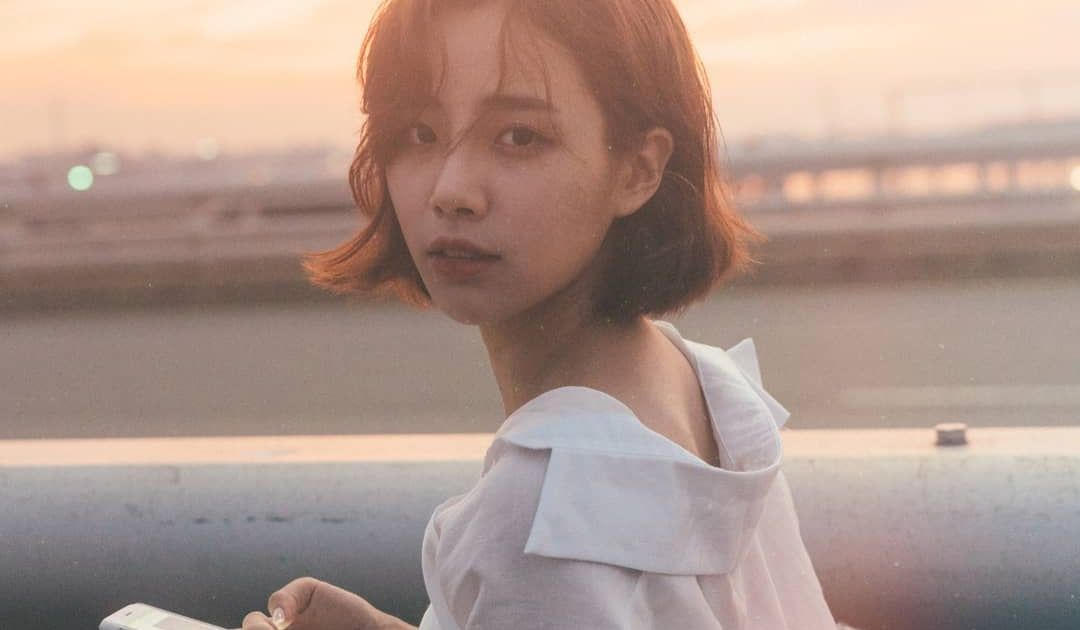
#> input picture image/portrait6.jpg, 1080 x 630 px
$ python detect_body.py
#> lines starting #> are read from the running program, lines starting #| are printed output that depends on the picture
import cv2
from matplotlib import pyplot as plt

body_cascade = cv2.CascadeClassifier('haarcascade_fullbody.xml')

img = cv2.imread("./image/portrait6.jpg")
#> img is the input picture: shape (630, 1080, 3); mean B, G, R 139.6, 149.4, 173.2
gray = cv2.cvtColor(img, cv2.COLOR_BGR2GRAY)
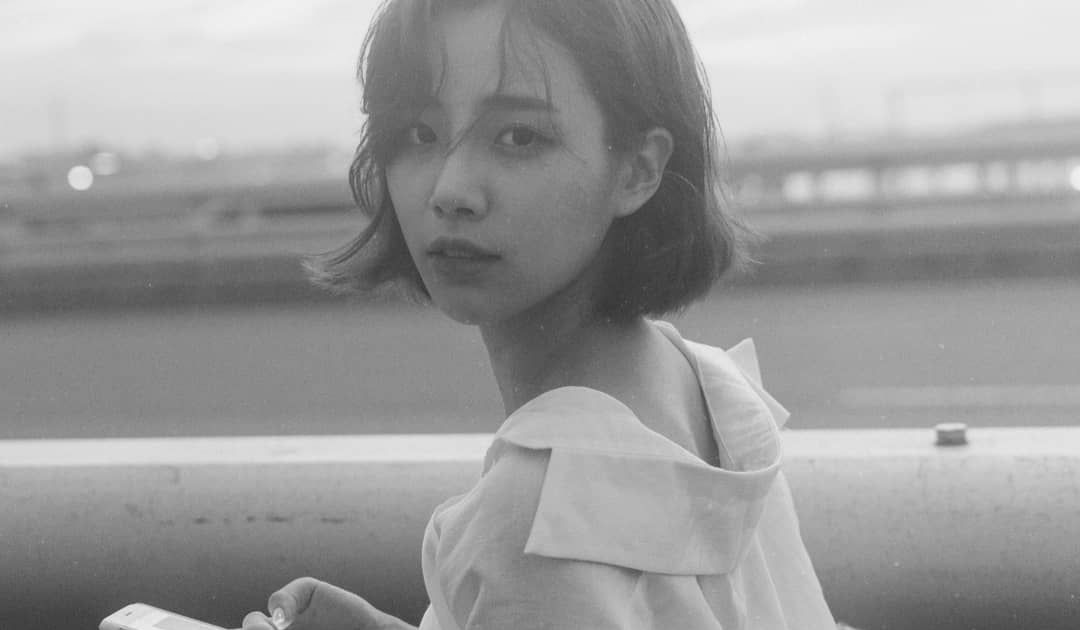
#> gray: shape (630, 1080); min 50, max 242, mean 155.4

body = body_cascade.detectMultiScale(gray, 1.01, 10)
#> body = ()

count_body = 0
for (x,y,w,h) in body:
    cv2.rectangle(img,(x,y),(x+w,y+h),(0,0,255),3)
    count_body += 1
#> this loop made 0 passes
#> after the loop, count_body = 0

if count_body == 0:
    print("This image is landscape")
else:
    print("This image is portrait")

plt.figure(figsize=(12,12))
plt.imshow(img, cmap='gray')
plt.xticks([]), plt.yticks([])  # to hide tick values on X and Y axis
plt.show()

$ run again, with image/portrait1.jpg copied over image/portrait6.jpg
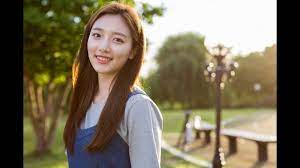
#> input picture image/portrait1.jpg, 300 x 168 px
#> img is the input picture: shape (168, 300, 3); mean B, G, R 89.9, 111.3, 121.7
#> `gray = cv2.cvtColor(img, cv2.COLOR_BGR2GRAY)`:
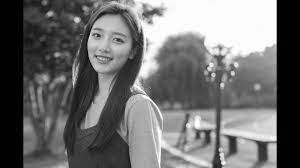
#> gray: shape (168, 300); min 0, max 255, mean 112
#> body = ()
#> after the loop `for (x,y,w,h) in body:`: count_body = 0

$ run again, with image/portrait2.jpg copied over image/portrait6.jpg
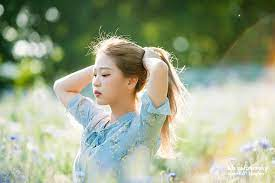
#> input picture image/portrait2.jpg, 275 x 183 px
#> img is the input picture: shape (183, 275, 3); mean B, G, R 137.9, 165.6, 155.4
#> `gray = cv2.cvtColor(img, cv2.COLOR_BGR2GRAY)`:
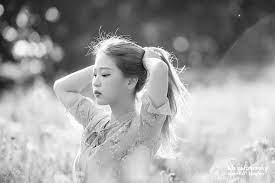
#> gray: shape (183, 275); min 6, max 255, mean 159.4
#> body = ()
#> after the loop `for (x,y,w,h) in body:`: count_body = 0

$ run again, with image/portrait3.jpg copied over image/portrait6.jpg
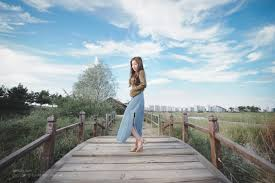
#> input picture image/portrait3.jpg, 275 x 183 px
#> img is the input picture: shape (183, 275, 3); mean B, G, R 169.4, 164.2, 150.5
#> `gray = cv2.cvtColor(img, cv2.COLOR_BGR2GRAY)`:
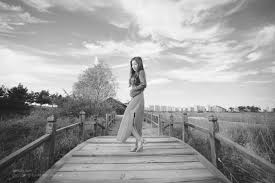
#> gray: shape (183, 275); min 3, max 254, mean 160.7
#> body = ()
#> after the loop `for (x,y,w,h) in body:`: count_body = 0
